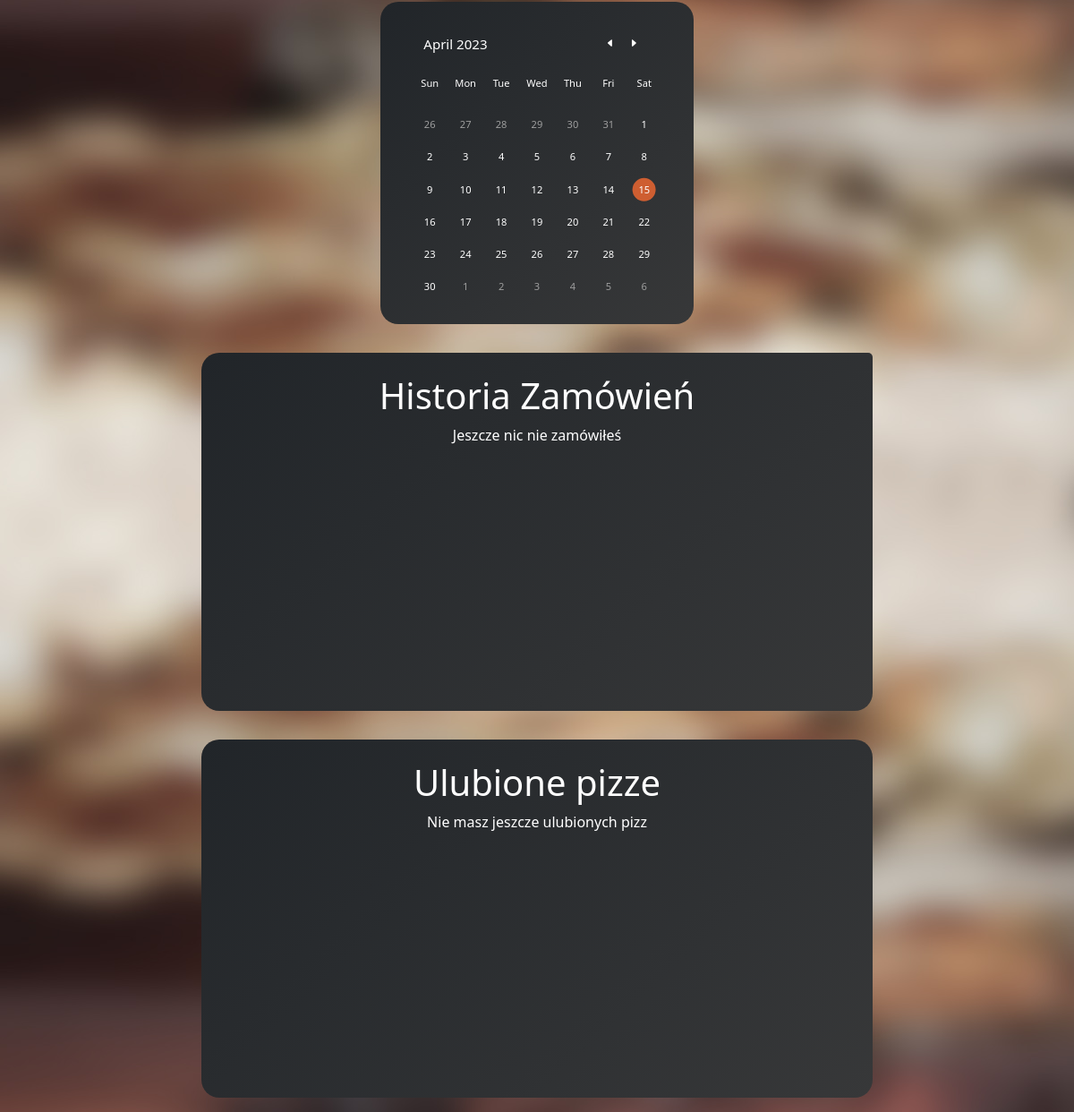
/dashboard.php (signed in, lower part), run on an earlier commit of the app's database.
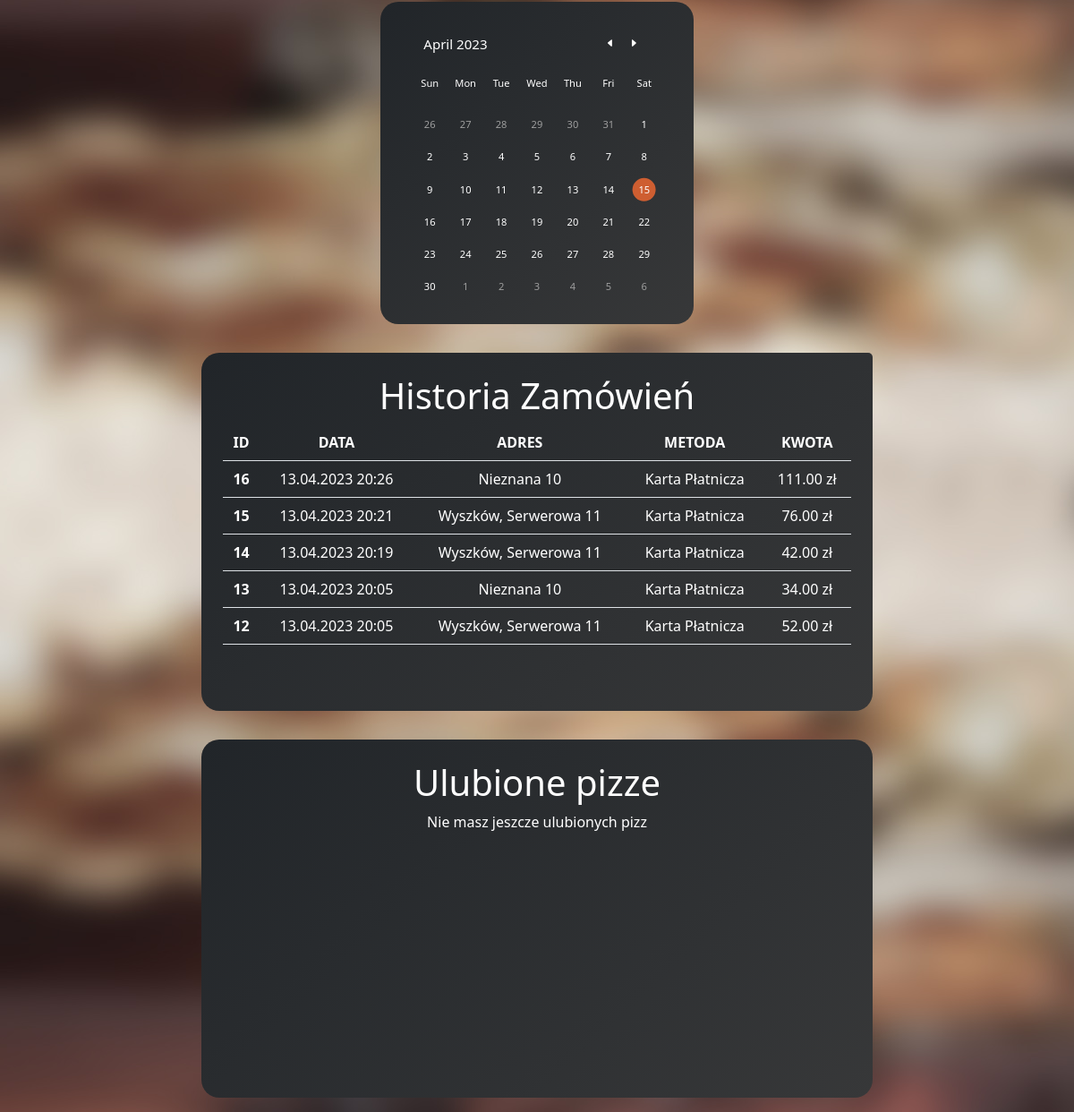
And on a later commit of the database.
### tables this page shows
CREATE TABLE `orders` (
  `id` int(11) NOT NULL,
  `userId` int(11) NOT NULL,
  `orderData` longtext NOT NULL CHECK (json_valid(`orderData`)),
  `address` varchar(100) NOT NULL,
  `paymentMethod` int(11) NOT NULL,
  `cost` decimal(10,2) NOT NULL,
  `date` datetime NOT NULL DEFAULT current_timestamp(),
  `phone` varchar(9) NOT NULL
);

CREATE TABLE `paymentMethods` (
  `id` int(11) NOT NULL,
  `name` varchar(20) NOT NULL
);

### php/templates.php (the view, shortened to what this page needs)
<?php
class TemplateClass
{
    public function userDashboard($data)
    {
        $phone = join(" ", str_split($data[4], 3));
        return <<< TEMPLATE
            <div class="d-flex justify-content-center flex-wrap">
                <div data-aos="zoom-in-up" id="user-info" class="d-flex justify-content-center m-3">
                <div id="user-photo" class="d-flex flex-column justify-content-center align-items-center">
                    <img src="$data[5]" alt="user-photo">
                </div>
                <div id="user-description" class="d-flex flex-column justify-content-center align-items-start">
                    <div>
                        <h1>$data[1] $data[2]</h1>
                    </div>
                    <h3 class="mt-2 ms-4 fst-italic fw-lighter fs-5">Imie: <b class="fs-4">$data[1]</b></h3>
                    <h3 class="mt-2 ms-4 fst-italic fw-lighter fs-5">Nazwisko: <b class="fs-4">$data[2]</b> </h3>
                    <h3 class="mt-2 ms-4 fst-italic fw-lighter fs-5">E-mail: <b class="email">$data[3]</b> </h3>
                    <h3 class="mt-2 ms-4 fst-italic fw-lighter fs-5">Telefon: <b class="fs-4">$phone</b></h3>
                    <div class="social-media d-flex justify-content-center align-items-center flex-row m-3">
                        <img src="./img/facebook.png" class="m-2" alt="facebook">
                        <img src="./img/instagram.png" class="m-2" alt="facebook">
                        <img src="./img/github-sign.png" class="m-2" alt="facebook">
                    </div>
                </div>
            </div>
        TEMPLATE;
    }
    public function noUserFavoritePizzas()
    {
        return <<< TEMPLATE
        <div data-aos="zoom-in-up" id="top-pizza" class="m-3 p-4">
            <div class="d-flex justify-content-center align-items-center flex-column">
                <h1 class="text-white text-center "> Ulubione pizze </h1>
                <div class="d-flex justify-content-center align-items-center ps-5 pe-5 h-100 text-white">
                    Nie masz jeszcze ulubionych pizz
                </div>
            </div>
        </div>
        TEMPLATE;
    }
    public function userOrderHistory($rows)
    {
        return <<< TEMPLATE
            <table class="table">
                <thead>
                <tr>
                    <th scope="col">ID</th>
                    <th scope="col">DATA</th>
                    <th scope="col">ADRES</th>
                    <th scope="col">METODA</th>
                    <th scope="col">KWOTA</th>
                </tr>
                </thead>
                <tbody>
                    $rows
                </tbody>
            </table>
        TEMPLATE;
    }
    public function noUserOrderHistory()
    {
        return <<< TEMPLATE
        <div class="tabelka text-white align-items-center">
            Jeszcze nic nie zamówiłeś
        </div>
        TEMPLATE;
    }
    public function userOrderHistoryRow($data)
    {
        $date = date_create($data[1]);
        $date = date_format($date, "d.m.Y H:i");
        return <<< TEMPLATE
            <tr>
                <th scope="row">$data[0]</th>
                <td>$date</td>
                <td>$data[2]</td>
                <td>$data[3]</td>
                <td>$data[4] zł</td>
            </tr>
        TEMPLATE;
    }
}

What changed in the data, as far as the page shows it:
added orders: id "16", date "13.04.2023 20:26", address "Nieznana 10", cost "111.00"
added paymentmethods: name "Karta Płatnicza Karta Płatnicza Karta Płatnicza Karta Płatnicza Karta Płatnicza"
added orders: id "15", date "13.04.2023 20:21", address "Wyszków, Serwerowa 11", cost "76.00"
added orders: id "14", date "13.04.2023 20:19", address "Wyszków, Serwerowa 11", cost "42.00"
added orders: id "13", date "13.04.2023 20:05", address "Nieznana 10", cost "34.00"
added orders: id "12", date "13.04.2023 20:05", address "Wyszków, Serwerowa 11", cost "52.00"
Also different on the page:
text no longer shown: "Jeszcze nic nie zamówiłeś"
text now shown: "ID DATA ADRES METODA KWOTA zł zł zł zł zł"
